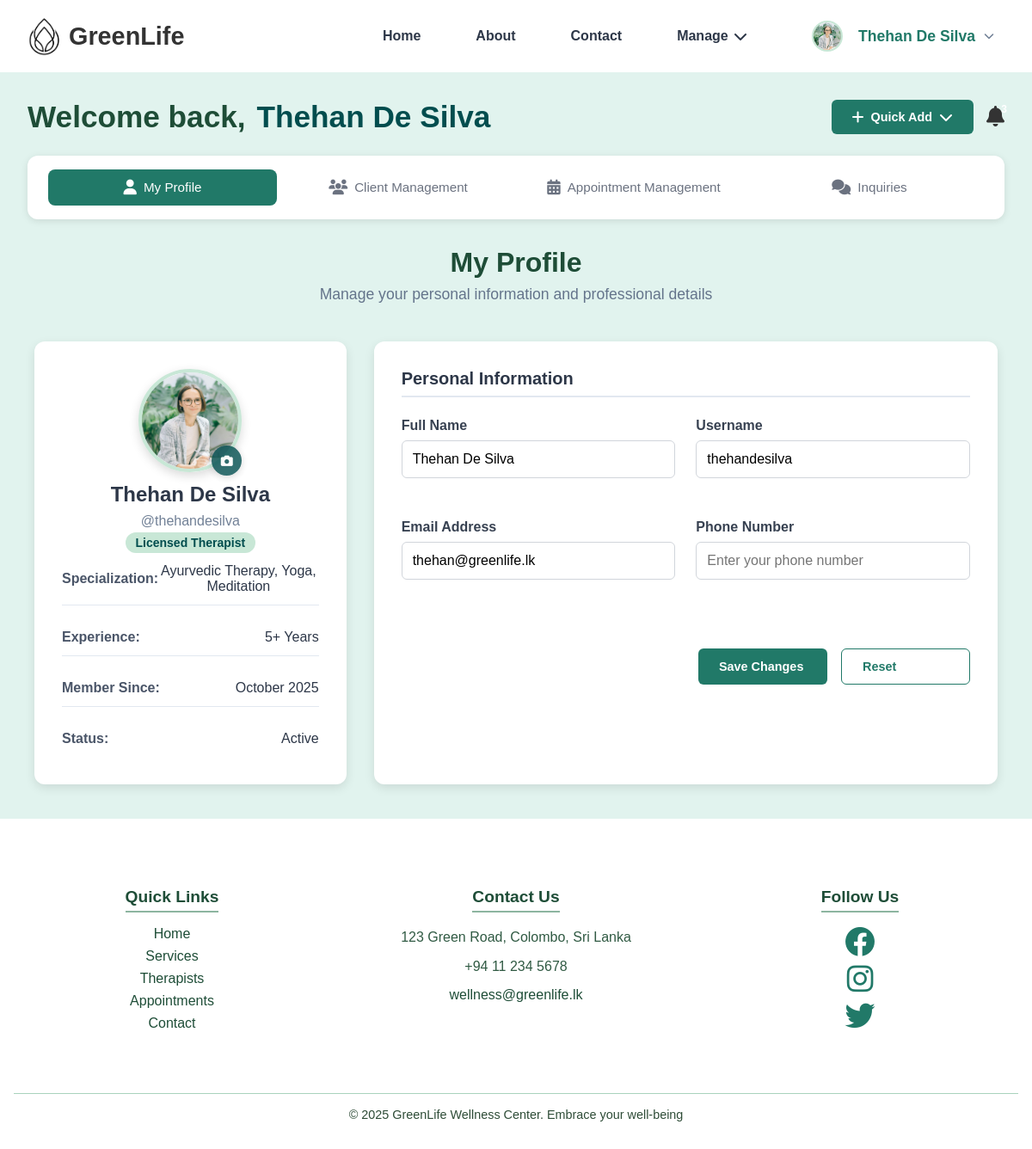
Screenshot of /php/therapist_dashboard.php (signed in) with the database file from the repository.
### tables this page shows
CREATE TABLE IF NOT EXISTS `users` (
    `id` INT AUTO_INCREMENT PRIMARY KEY,
    `email` VARCHAR(100) UNIQUE NOT NULL,
    `username` VARCHAR(100) UNIQUE NOT NULL,
    `fullname` VARCHAR(100) NOT NULL,
    `password` TEXT NOT NULL,
    `role` ENUM('client', 'therapist', 'admin') DEFAULT 'client',
    `profile_image` VARCHAR(255) NULL DEFAULT 'default_avatar.jpg',
    `phone` VARCHAR(20) NULL,
    `last_session` DATE NULL,
    `assigned_therapist_id` INT NULL,
    `progress` INT(3) DEFAULT 0,
    `is_active` BOOLEAN DEFAULT TRUE,
    `created_at` TIMESTAMP DEFAULT CURRENT_TIMESTAMP,
    FOREIGN KEY (`assigned_therapist_id`) REFERENCES `users`(`id`) ON DELETE SET NULL
);

### php/therapist_dashboard.php (the view, shortened to what this page needs)
<?php
include 'dbconnect.php';
$user_id = $_SESSION['user_id'];
$user_query = "SELECT fullname, username, email, phone, profile_image, created_at FROM users WHERE id = ?";
$stmt_user = $conn->prepare($user_query);
$stmt_user->bind_param("i", $user_id);
$stmt_user->execute();
$user_result = $stmt_user->get_result();
$user_data = $user_result->fetch_assoc();
?>
<!DOCTYPE html>
<html lang="en">
<head>
    <link rel="stylesheet" href="../css/dashboard.css">
    <link rel="stylesheet" href="https://cdnjs.cloudflare.com/ajax/libs/font-awesome/6.4.0/css/all.min.css">
</head>
<body>
    <header class="header">
        <div class="container header-container">
            <div class="brand">
                <img src="../images/logo.png" alt="GreenLife Logo" class="logo-img">
                <span>GreenLife</span>
            </div>
            <nav class="nav">
                <a href="../html/index.html">Home</a>
                <a href="../html/about.html">About</a>
                <a href="../html/contact.html">Contact</a>
                <div class="dropdown">
                    <button class="dropdown-toggle" aria-haspopup="true" aria-expanded="false">
                        Manage <i class="fa-solid fa-chevron-down"></i>
                    </button>
                </div>
                <div class="dropdown user-dropdown">
                    <div class="dropdown-toggle">
                        <img src="<?php
                            $profile_img = $user_data['profile_image'] ?? 'default_avatar.png';
                            if (strpos($profile_img, 'profile_') === 0) {
                                echo '../images/uploads/' . htmlspecialchars($profile_img);
                            } else {
                                echo '../images/' . htmlspecialchars($profile_img);
                            }
                        ?>" alt="Therapist" class="user-avatar">
                        <span class="user-name user-name-dropdown"><?php echo htmlspecialchars($user_data['fullname'] ?? 'Therapist'); ?></span>
                        <i class="fa-solid fa-chevron-down"></i>
                    </div>
                </div>
            </nav>
        </div>
    </header>
    <main class="main-content">
        <header class="main-header">
            <h1>Welcome back, <span class="user-name user-name-header"><?php echo htmlspecialchars($user_data['fullname'] ?? 'Therapist'); ?></span></h1>
            <div class="header-actions">
                <div class="dropdown">
                    <button class="btn primary dropdown-toggle" aria-haspopup="true" aria-expanded="false">
                        <i class="fas fa-plus"></i> Quick Add <i class="fa-solid fa-chevron-down"></i>
                </button>
                </div>
                <div class="notification-bell">
                    <i class="fas fa-bell"></i>
                    <span class="badge">3</span>
                </div>
            </div>
        </header>
        <div class="dashboard-tabs">
            <button class="tab-btn active" data-section="my-profile">
                <i class="fas fa-user"></i> My Profile
            </button>
            <button class="tab-btn" data-section="client-management">
                <i class="fas fa-users"></i> Client Management
            </button>
            <button class="tab-btn" data-section="appointment-management">
                <i class="fas fa-calendar-alt"></i> Appointment Management
            </button>
            <button class="tab-btn" data-section="inquiries">
                <i class="fas fa-comments"></i> Inquiries
            </button>
        </div>
        <div class="dashboard-section active" id="my-profile">
            <div class="section-header">
                <h2>My Profile</h2>
                <p>Manage your personal information and professional details</p>
            </div>
            <div class="profile-container">
                <div class="profile-grid">
                    <div class="profile-card">
                        <div class="profile-header">
                            <div class="profile-avatar">
                                <img src="<?php
                                    $profile_img = $user_data['profile_image'] ?? 'default_avatar.png';
                                    if (strpos($profile_img, 'profile_') === 0) {
                                        echo '../images/uploads/' . htmlspecialchars($profile_img);
                                    } else {
                                        echo '../images/' . htmlspecialchars($profile_img);
                                    }
                                ?>" alt="Profile Picture" id="profile-avatar-img">
                                <button class="change-avatar-btn" onclick="document.getElementById('profile-picture-input').click()">
                                    <i class="fas fa-camera"></i>
                                </button>
                            </div>
                            <div class="profile-info">
                                <h3><?php echo htmlspecialchars($user_data['fullname'] ?? 'Therapist'); ?></h3>
                                <p class="username">@<?php echo htmlspecialchars($user_data['username'] ?? 'therapist'); ?></p>
                                <p class="role">Licensed Therapist</p>
                            </div>
                        </div>
                        <div class="wellness-info">
                            <div class="info-item">
                                <span class="label">Specialization:</span>
                                <span class="value">Ayurvedic Therapy, Yoga, Meditation</span>
                            </div>
                            <div class="info-item">
                                <span class="label">Experience:</span>
                                <span class="value">5+ Years</span>
                            </div>
                            <div class="info-item">
                                <span class="label">Member Since:</span>
                                <span class="value"><?php echo $user_data['created_at'] ? date('F Y', strtotime($user_data['created_at'])) : date('F Y'); ?></span>
                            </div>
                            <div class="info-item">
                                <span class="label">Status:</span>
                                <span class="value status-active">Active</span>
                            </div>
                        </div>
                    </div>
                    <div class="profile-form-card">
                        <h3>Personal Information</h3>
                        <form class="profile-form" id="profile-form">
                            <div class="form-row">
                                <div class="form-group">
                                    <label for="fullname">Full Name</label>
                                    <input type="text" id="fullname" name="fullname" value="<?php echo htmlspecialchars($user_data['fullname'] ?? ''); ?>" required>
                                </div>
                                <div class="form-group">
                                    <label for="username">Username</label>
                                    <input type="text" id="username" name="username" value="<?php echo htmlspecialchars($user_data['username'] ?? ''); ?>" required>
                                </div>
                            </div>
                            <div class="form-row">
                                <div class="form-group">
                                    <label for="email">Email Address</label>
                                    <input type="email" id="email" name="email" value="<?php echo htmlspecialchars($user_data['email'] ?? ''); ?>" required>
                                </div>
                                <div class="form-group">
                                    <label for="phone">Phone Number</label>
                                    <input type="tel" id="phone" name="phone" placeholder="Enter your phone number" value="<?php echo htmlspecialchars($user_data['phone'] ?? ''); ?>">
                                </div>
                            </div>
                            <div class="form-actions">
                                <button type="submit" class="btn primary">Save Changes</button>
                                <button type="button" class="btn outline" onclick="resetProfileForm()">Reset</button>
                            </div>
                        </form>
                    </div>
                </div>
            </div>
        </div>
    </main>
    <footer class="footer">
        <div class="container footer-content">
            <div class="footer-column">
                <h4>Quick Links</h4>
                <ul>
                    <li><a href="../html/index.html">Home</a></li>
                    <li><a href="services.php">Services</a></li>
                    <li><a href="therapists.php">Therapists</a></li>
                    <li><a href="../html/appointment.html">Appointments</a></li>
                    <li><a href="../html/contact.html">Contact</a></li>
                </ul>
            </div>
            <div class="footer-column">
                <h4>Contact Us</h4>
                <p>123 Green Road, Colombo, Sri Lanka</p>
                <p>+94 11 234 5678</p>
                <p><a href="mailto:wellness@greenlife.lk">wellness@greenlife.lk</a></p>
            </div>
            <div class="footer-column">
                <h4>Follow Us</h4>
                <ul>
                    <li><a href="https://www.facebook.com/GreenLifeWellnessCenter" class="social-link" target="_blank"><i class="fab fa-facebook"></i></a></li>
                    <li><a href="https://www.instagram.com/GreenLifeWellnessCenter" class="social-link" target="_blank"><i class="fab fa-instagram"></i></a></li>
                    <li><a href="https://twitter.com/GreenLifeWellness" class="social-link" target="_blank"><i class="fab fa-twitter"></i></a></li>
                </ul>
            </div>
        </div>
        <div class="footer-bottom">
            <p>&copy; 2025 GreenLife Wellness Center. Embrace your well-being</p>
        </div>
    </footer>
</body>
</html>

### rows the page displays
users: profile_image (picture), fullname "Thehan De Silva", username "thehandesilva", created_at "October 2025", email "thehan@greenlife.lk"
